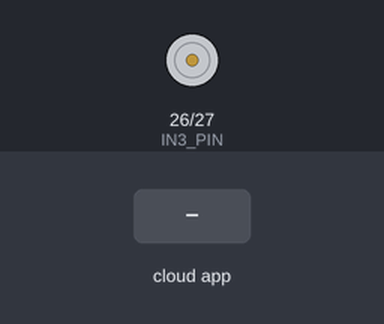
The sketch below on a simulated ESP32. On the bench: motor-driver pin pairs drawn as motors (green arrow = first pin HIGH = forward, orange = second pin HIGH = backward, longer = more drive, scaled by the enable pin). Inputs (shaded band) come from the test bench. The RemoteXY app is connected.

Above: at 1.2 s.
1.3 s: the phone or cloud app sets joystick_01_x to -100
At 1.8 s:
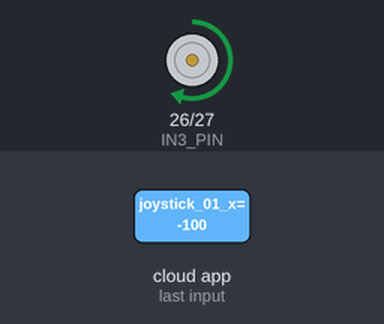
2.8 s: the phone or cloud app sets joystick_01_x to 100
At 4.0 s:
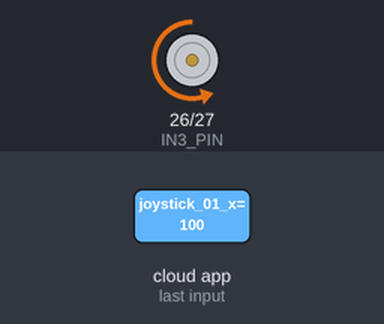
4.3 s: the phone or cloud app sets joystick_01_y to -100
At 5.3 s:
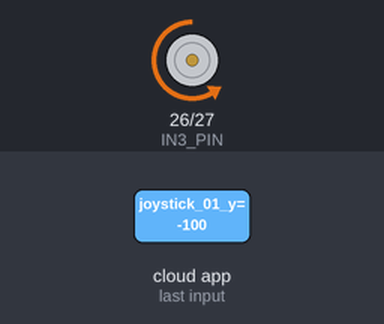
5.8 s: the phone or cloud app sets joystick_01_y to 100
At 6.4 s:
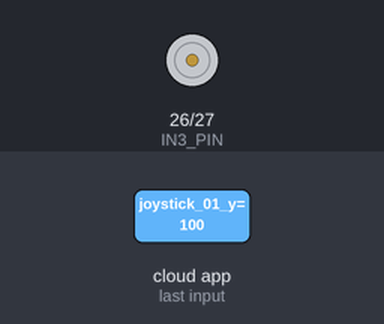
7.3 s: the phone or cloud app sets joystick_01_y to 0
At 7.6 s:
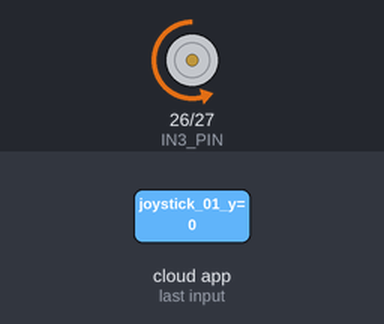
8.8 s: the phone or cloud app sets joystick_01_x to 0
At 9.9 s:
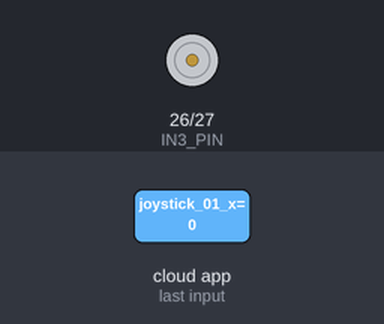
Timing chart, 0 to 11.3 s (numbered marks = the images above; inputs shaded):
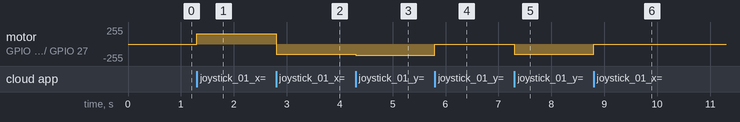

Measured:
- after the input at 1.3 s, motor on GPIO 26 (IN3_PIN) / GPIO 27 (IN4_PIN): stopped → forward 155/255 at once
- after the input at 2.8 s, motor on GPIO 26 (IN3_PIN) / GPIO 27 (IN4_PIN): forward 155/255 → backward 155/255 at once
- after the input at 4.3 s, motor on GPIO 26 (IN3_PIN) / GPIO 27 (IN4_PIN): backward 155/255 → backward 170/255 at once
- after the input at 5.8 s, motor on GPIO 26 (IN3_PIN) / GPIO 27 (IN4_PIN): backward 170/255 → stopped at once
- after the input at 7.3 s, motor on GPIO 26 (IN3_PIN) / GPIO 27 (IN4_PIN): stopped → backward 155/255 at once
- after the input at 8.8 s, motor on GPIO 26 (IN3_PIN) / GPIO 27 (IN4_PIN): backward 155/255 → stopped at once

The sketch:

__test.ino
```cpp
#define REMOTEXY_MODE__ESP32CORE_BLE

#include <BLEDevice.h>
#include <RemoteXY.h>

// ==========================================
// 1. RemoteXY 連線設定
// ==========================================
#define REMOTEXY_BLUETOOTH_NAME "車車"

#pragma pack(push, 1)
uint8_t const PROGMEM RemoteXY_CONF_PROGMEM[] =
  { 255,2,0,0,0,22,0,19,0,0,0,0,31,1,106,200,1,1,1,0,
  5,35,87,38,38,0,2,26,31 };

struct {
  int8_t joystick_01_x; // 搖桿 X 軸 (-100 到 100)
  int8_t joystick_01_y; // 搖桿 Y 軸 (-100 到 100)
  uint8_t connect_flag;
} RemoteXY;
#pragma pack(pop)

// ==========================================
// 2. 腳位定義 (依據你最新的需求)
// ==========================================
// 馬達驅動腳位 (假設這是控制右側馬達)
#define ENB  14  // 記得拔掉 L298N ENB 上的跳線帽！
#define IN3_PIN  26
#define IN4_PIN  27 // 必須是 IN4 才能與 ENB 搭配

// ==========================================
// setup() 初始設定
// ==========================================
void setup() {
  Serial.begin(115200);
  RemoteXY_Init();

  // 馬達方向腳位設定
  pinMode(IN3_PIN, OUTPUT);
  pinMode(IN4_PIN, OUTPUT);

  // 馬達 PWM 腳位設定
  pinMode(ENB, OUTPUT);
}

// ==========================================
// loop() 主程式迴圈
// ==========================================
void loop() {
  RemoteXY_Handler();

  int x = RemoteXY.joystick_01_x;
  int y = RemoteXY.joystick_01_y;

  // 差速混控公式 (此處以右輪為例：Y - X)
  int rawRight = y - x;

  // 將數值轉換為指定的 142~170 區間
  int rightMotorSpeed = convertToPWM(rawRight);

  // 輸出給馬達
  setMotorSpeed(rightMotorSpeed);
}

// ==========================================
// 🌟 專屬的 PWM 轉換函式 (限制 142 ~ 170)
// ==========================================
int convertToPWM(int rawSpeed) {
  // 死區防抖
  if (abs(rawSpeed) < 10) {
    return 0;
  }

  // 將搖桿有效推力 (10~200) 映射到馬達有效轉速 (142~170)
  int pwm = map(abs(rawSpeed), 10, 200, 142, 170);

  // 確保數值絕對不會超出安全範圍
  pwm = constrain(pwm, 142, 170);

  // 補回正負號
  if (rawSpeed > 0) {
    return pwm;
  } else {
    return -pwm;
  }
}

// ==========================================
// 驅動馬達副程式 (單側版本)
// ==========================================
void setMotorSpeed(int rightSpeed) {

  // --- 控制右側動力 ---
  if (rightSpeed > 0) {
    digitalWrite(IN3_PIN, HIGH); digitalWrite(IN4_PIN, LOW); // 前進
    analogWrite(ENB, rightSpeed);
  } else if (rightSpeed < 0) {
    digitalWrite(IN3_PIN, LOW); digitalWrite(IN4_PIN, HIGH); // 後退
    analogWrite(ENB, abs(rightSpeed)); // analogWrite 必須寫入正數
  } else {
    digitalWrite(IN3_PIN, LOW); digitalWrite(IN4_PIN, LOW);  // 煞車
    analogWrite(ENB, 0);
  }
}
```
